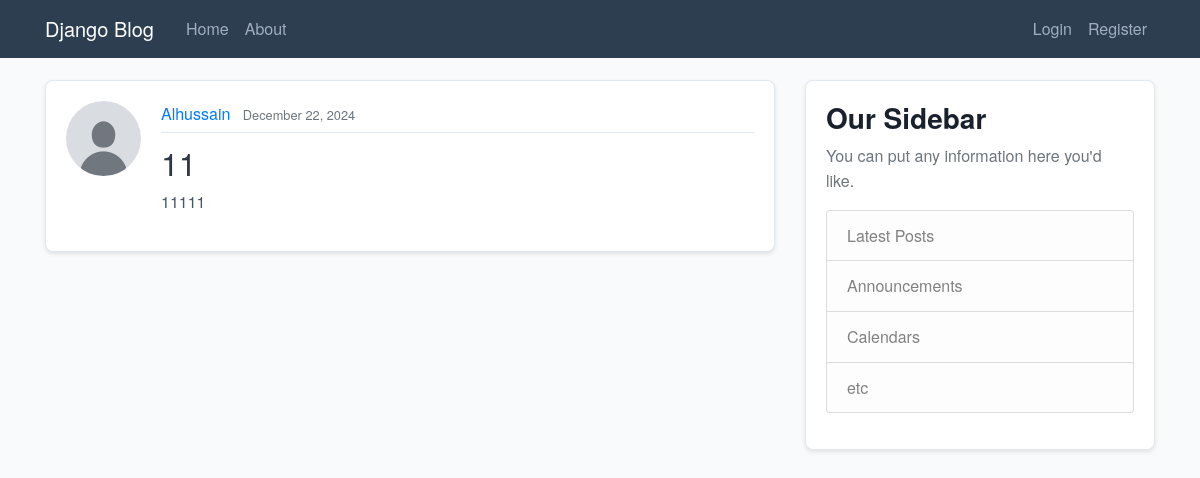
Screenshot of /post/3/ with the database file from the repository.
### blog/models.py (models this page shows, shortened)
class Post(models.Model):
    title = models.CharField(max_length=100)
    content = models.TextField()
    date_posted = models.DateTimeField(default=timezone.now)
    author = models.ForeignKey(User, on_delete=models.CASCADE)

### users/models.py (models this page shows, shortened)
class Profile(models.Model):
    user = models.OneToOneField(User, on_delete=models.CASCADE)
    image = models.ImageField(default='default.jpg', upload_to='profile_pics')

### blog/views.py (the view)
# urls.py: path('post/<int:pk>/', PostDetailView.as_view(), name='post-detail'),
class PostDetailView(DetailView):
    model = Post

### blog/templates/blog/post_detail.html (shortened to what this page needs)
{% extends "blog/base.html" %}
{% block content %}
  <article class="media content-section">
    <img class="rounded-circle article-img" src="{{ object.author.profile.image.url }}">
    <div class="media-body">
      <div class="article-metadata">
        <a class="mr-2" href="{% url 'user-posts' object.author.username %}">{{ object.author }}</a>
        <small class="text-muted">{{ object.date_posted|date:"F d, Y" }}</small>
      </div>
      <h2 class="article-title">{{ object.title }}</h2>
      <p class="article-content">{{ object.content }}</p>
    </div>
  </article>
{% endblock content %}

### blog/static/blog/main.css (style rules this page uses)
body { background-color: #f9fafb; color: #2d3748; margin-top: 5rem; font-family: "Helvetica Neue", Arial, sans-serif; line-height: 1.6; }
h1, h2, h3, h4, h5, h6 { color: #1a202c; font-weight: 600; }
.content-section { background-color: #ffffff; padding: 20px; border: 1px solid #e2e8f0; border-radius: 8px; margin-bottom: 24px; box-shadow: 0 2px 4px rgba(0, 0, 0, 0.1); }
.article-title { color: #2d3748; font-weight: 500; }
.article-content { white-space: pre-line; color: #4a5568; }
.article-img { height: 75px; width: 75px; margin-right: 20px; border-radius: 4px; }
.article-metadata { padding-bottom: 5px; margin-bottom: 10px; border-bottom: 1px solid #e2e8f0; color: #718096; }

### rows the page displays
Post: author.profile.image (placeholder picture), author "Alhussain", date_posted "December 22, 2024", title "11", content "11111"
